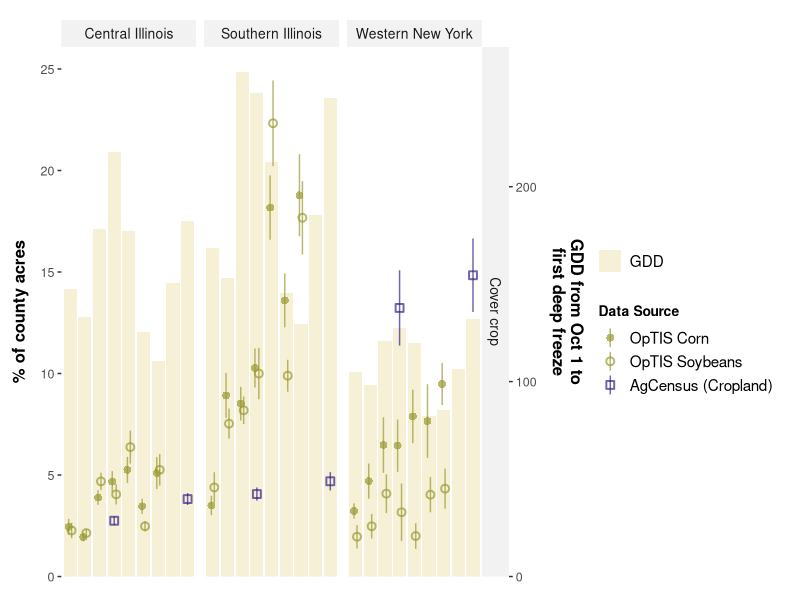
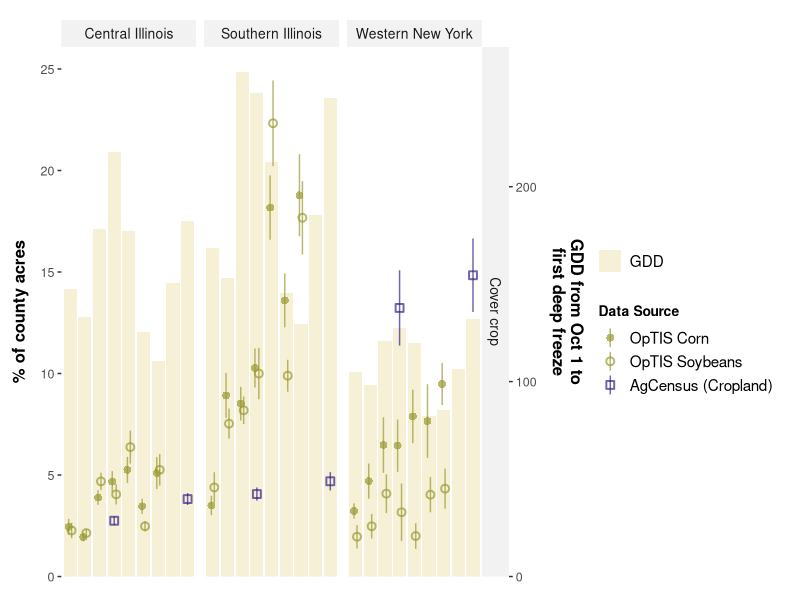
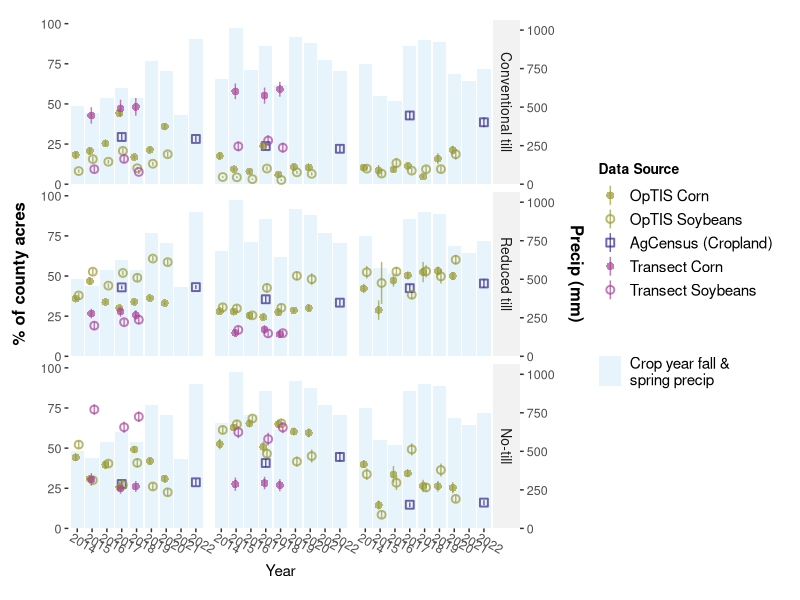
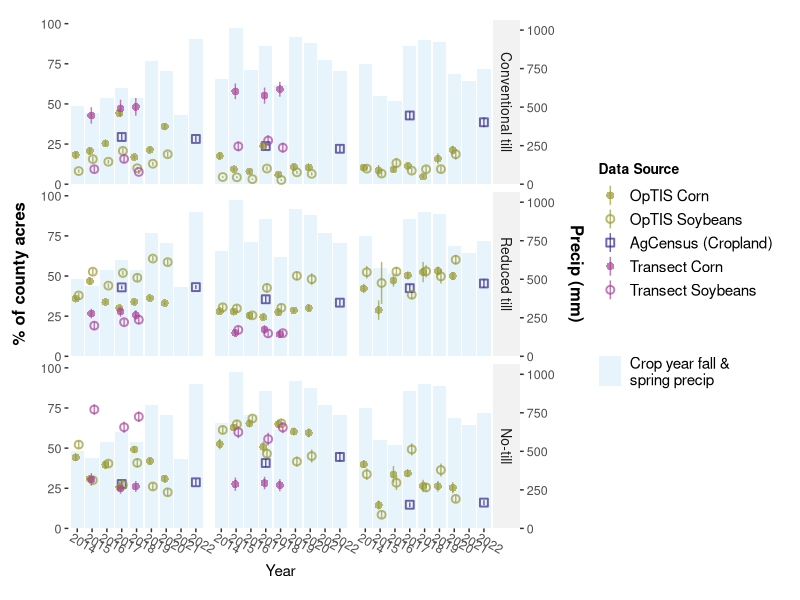

Recreate these plots in R, in order.
# script started 8/22/2024 by Bonnie McGill

# here we pull together optis, us census of agriculture (via carpe), and il tillage transect 
# survey data for these counties
library(ggplot2)
library(tidyverse)
library(maps)
library(sf)
# install.packages("ggnewscale")
# library(ggnewscale)

se <- function(x) sd(x, na.rm=T) / sqrt(length(x))

## Gives count, mean, standard deviation, standard error of the mean, and confidence interval (default 95%).
##   data: a data frame.
##   measurevar: the name of a column that contains the variable to be summariezed
##   groupvars: a vector containing names of columns that contain grouping variables
##   na.rm: a boolean that indicates whether to ignore NA's
##   conf.interval: the percent range of the confidence interval (default is 95%)
summarySE <- function(data=NULL, measurevar, groupvars=NULL, na.rm=FALSE,
                      conf.interval=.95, .drop=TRUE) {
  library(plyr)
  
  # New version of length which can handle NA's: if na.rm==T, don't count them
  length2 <- function (x, na.rm=FALSE) {
    if (na.rm) sum(!is.na(x))
    else       length(x)
  }
  
  # This does the summary. For each group's data frame, return a vector with
  # N, mean, and sd
  datac <- ddply(data, groupvars, .drop=.drop,
                 .fun = function(xx, col) {
                   c(N    = length2(xx[[col]], na.rm=na.rm),
                     mean = mean   (xx[[col]], na.rm=na.rm),
                     sd   = sd     (xx[[col]], na.rm=na.rm)
                   )
                 },
                 measurevar
  )
  
  # Rename the "mean" column    
  datac <- rename(datac, c("mean" = measurevar))
  
  datac$se <- datac$sd / sqrt(datac$N)  # Calculate standard error of the mean
  
  # Confidence interval multiplier for standard error
  # Calculate t-statistic for confidence interval: 
  # e.g., if conf.interval is .95, use .975 (above/below), and use df=N-1
  ciMult <- qt(conf.interval/2 + .5, datac$N-1)
  datac$ci <- datac$se * ciMult
  
  return(datac)
}


### to do
# change clm data for central and southern IL


### load and prep optis data
# prepped from other scripts in this repo
optny <- read.csv("data/optis/datny_cleanlong.csv")
optny$state <- rep("New York", nrow(optny))
optny <- optny[,c(7, 1:3,5,6)]

optil <- read.csv("data/optis/datil_cleanlong.csv")
optil <- optil[,c(1,2,4,5,8,9)]
optil$state <- rep("Illinois", nrow(optil))

opt <- bind_rows(optny, optil)
rm(optil, optny)
opt$source <- rep("OpTIS", nrow(opt))
opt$year <- opt$year -1   # to (somewhat) align optis crop year with ag census calendar year
# unique(opt$crop_name)  #  "Soybeans" "Corn" 


### load and prep census data
# came from spreadsheet in /CLM-19 FFAR GHG - General / Results / carpe adoption data
cens <- read.csv("data/optis/CaRPE CC_NT_RT 2017_2022_NY and IL all counties.csv")
# note CaRPE refers to conventional tillage as intensive tillage, changing it to CT here:
colnames(cens) <- c("year", "state", "county", "perc_cc", "perc_nt", "perc_rt", "perc_ct")
cens$source <- rep("AgCensus", nrow(cens))
cens <- pivot_longer(cens, cols=c(perc_cc, perc_nt, perc_rt, perc_ct), names_to="variable", values_to="value")
# Census data are for all cropland, not by crop like the other data sources
cens$crop_name <- rep("Cropland", nrow(cens))

# fix county names to match optis
cens$county <- ifelse(cens$county == "Du Page", "DuPage",
                      ifelse(cens$county == "De Kalb", "DeKalb",
                             ifelse(cens$county == "De Witt", "DeWitt",
                                    ifelse(cens$county == "La Salle", "LaSalle",
                                           ifelse(cens$county == "Mcdonough", "McDonough",
                                                  ifelse(cens$county == "Mchenry", "McHenry",
                                                         ifelse(cens$county =="Mclean", "McLean",
                                                                ifelse(cens$county == "St Clair", "St. Clair", cens$county))))))))

# tillage transect data
till <- read.csv("data/optis/Illinois tillage transect survey data 2015-2018_all counties.csv")
# came from spreadsheet in /CLM-19 FFAR GHG - General / Results / IL tillage transect data
# as.data.frame(names(till))
till <- filter(till, !County=="Total")
# note the "%" symbol doesn't come through into R but these aren't acres these are %s:
till <- till[,c(1,2,4,9,12,15,18)]
colnames(till) <- c("year", "crop_name", "county", "perc_nt", "perc_mt", "perc_rt", "perc_ct")
till$source <- rep("Transect", nrow(till))
till$state <- rep("Illinois", nrow(till))
till$perc_nt <- as.numeric(till$perc_nt)
till$perc_mt <- as.numeric(till$perc_mt)
till$perc_rt <- as.numeric(till$perc_rt)
till$perc_ct <- as.numeric(till$perc_ct)
# according to the definitions of residue cover, fields categorized as "mulch till" in 
# transect data would correspond to "no till" in OpTIS data
# sum no till and mulch till for new "no till"
till$perc_nt <- till$perc_nt + till$perc_mt
# remove mulch till
till$perc_mt <- NULL
till <- pivot_longer(till, cols=c(perc_nt, perc_rt, perc_ct), names_to="variable", values_to="value")
till$crop_name <- ifelse(till$crop_name=="corn", "Corn", "Soybeans")

till$county <- ifelse(till$county=="JoDaviess", "Jo Daviess",
                      ifelse(till$county== "St Clair", "St. Clair",
                             ifelse(till$county== "StClair", "St. Clair",
                                    ifelse(till$county=="RockIsland", "Rock Island", till$county))))

###  combine

dat <- full_join(cens, opt) 
dat <- full_join(dat, till)

rm(cens,opt,till)

dat$costate <- paste0(dat$county, " County, ", dat$state)

# assign region groups
dat$region <- ifelse(dat$state == "New York" & dat$county %in% c("Niagara", "Orleans", "Monroe", "Wayne",
                                                                 "Erie", "Genesee", "Wyoming", "Livingston", "Ontario", "Yates", "Seneca",
                                                                 "Chautauqua", "Cattaraugus", "Allegany", "Steuben", "Schuyler", "Chemung"),
                     "Western NY", 
                     ifelse(dat$state=="Illinois" & dat$county %in% c("Henderson", "Warren", "Knox", "Stark", "Marshall", "Woodford", "Livingston", "Ford", "Iroquois",
                                                                      "Hancock", "McDonough", "Fulton", "Peoria", "Tazewell", "McLean",
                                                                      "Adams", "Schuyler", "Brown", "Cass", "Mason", "Menard", "Logan", "DeWitt", "Piatt", "Champaign", "Vermilion",
                                                                      "Pike", "Scott", "Morgan", "Sangamon", "Macon", 
                                                                      "Calhoun", "Greene", "Jersey", "Macoupin", "Montgomery", "Christian", "Shelby", "Moultrie", "Douglas", "Coles", "Cumberland", "Edgar", "Clark"),
                            "Central IL",
                     ifelse(dat$state=="Illinois" & dat$county %in% c("Madison", "Bond", "Fayette", "Effingham", "Jasper", "Crawford", 
                                                                      "St. Clair", "Clinton", "Marion", "Clay", "Richland", "Lawrence",
                                                                      "Monroe", "Washington", "Jefferson", "Wayne", "Edwards", "Wabash",
                                                                      "Randolph", "Perry", "Franklin", "Hamilton", "White", 
                                                                      "Jackson", "Williamson", "Saline", "Gallatin",
                                                                      "Union", "Johnson", "Pope", "Hardin",
                                                                      "Alexander", "Pulaski", "Massac"),
                            "Southern IL", "X")))

dat <- dat[dat$region != "X",]

# bring in climate data from Alison Thiem
clm <- read.csv("data/optis/OpTIS_weather_v3/ThreeCountyWeatherOverviewV3.csv")
clm <- clm[,1:13]
# From Alison: I’m attaching a folder containing the daily data for each of the 
# three highlighted lat/lon locations for 2014-2015, 2015-2016, 2016-2017, 2017-2018, 2018-2019, 
# 2019-2020, 2020-2021, 2021-2022. Each of these has the average temperature (AirTC_Avg, C), 
# minimum temperature (TMIN_C, C), maximum temperature (TMAX_C, C), growing degree days 
# (GDD_4, base temperature 4C), cumulative growing degree days since October 1 (cum_GDD_4_1001), 
# frost degree days (FDD_4, base temperature 4C), cumulative frost degree days since 
# October 1 (cum_FDD_4_1001), below zero days (FDD_Y_N), cumulative days below zero 
# (cum_days_below_0C), precipitation (PRCP, mm), and cumulative precipitation since 
# October 1 (cum_Precip_mm_1001, mm). 

# There is also a summary table which lists the county, year,   ########### LOADING IN THE SUMMARY TABLE HERE
# first day of a big freezing event (at least 3-day stretch of average temperatures below zero), ,
# Cumulative_GDD_1001.First.Big.Freeze is the GDD between Oct 1 and the first big 3 day freeze event
# cumulative growing degree days between October 1 and May 1 (4C), 
# cumulative frostdegree days between October 1 and May 1 (4C), 
# cumulative precipitation between October 1 and May 1 (mm),
# cum precip 10/1-11/30
# cum precip 3/1-4/30
# cum precip 10/1-11/1
# cum precip 3/1-4/1
# minimum daily average temperature (C), and the date of that minimum 
# average daily temperature.\

# The 3 locations are 
# Wyoming County, NY 42.7, -78.2  (western New York)
# Livingston County, IL 40.9, -88.5 (central IL)
# Macoupin County, IL 39.3, -89.9 (southern IL)

clm$region <- ifelse(clm$County=="Wyoming, NY", "Western NY",
                     ifelse(clm$County=="Livingston, IL", "Central IL", "Southern IL"))

clm$year <- as.numeric(str_sub(clm$Year, 6,10))



# add the fall and spring precip from same crop year but different calendar years
clm$cum_precip_mm_1001.1130.0301.0430 <-  clm$Cumulative_precip_mm_1001.1130 + clm$Cumulative_precip_mm_0301.0430



# to plot a secondary y-axis in ggplot, we have to scale the second variable to the first one.
# for cover crops we will be adding GDD data, what is the max?
gddmax <- max(clm$Cumulative_GDD_1001.First.Big.Freeze)
# for tillage we will be adding precip data, what is the max precip?
precipmax <- max(na.omit(clm$cum_precip_mm_1001.1130.0301.0430))
# for cover crop adoption data what is the max?
maxtest <- dat %>% dplyr::group_by(variable) %>%
  dplyr::summarize(max=max(na.omit(value)))

scale_cc <- gddmax/ (maxtest %>% dplyr::filter(variable=="perc_cc") %>% pull)
scale_nt <- precipmax/ (maxtest %>% dplyr::filter(variable=="perc_nt") %>% pull)
scale_rt <- precipmax/ (maxtest %>% dplyr::filter(variable=="perc_rt") %>% pull)
scale_ct <- precipmax/ (maxtest %>% dplyr::filter(variable=="perc_ct") %>% pull)

# The tillage scales are very similar so let's get the mean and use that for those 3
scale_till <- mean(c(scale_nt, scale_rt, scale_ct))


# scale clm data by adoption data
# plotted the cc data and the max on the y-axis is 25 so using that instead:
clm$cum_gdd_scaled <- clm$Cumulative_GDD_1001.First.Big.Freeze/25
clm$cum_precip_tillscaled <- clm$cum_precip_mm_1001.1130.0301.0430/scale_till


# clm needs to have "variable" to facet like in the plot below
clmcc <- clm %>% select(year, region, cum_gdd_scaled) 
clmcc$variable <- rep("perc_cc", nrow(clmcc))
colnames(clmcc)[3] <- "clm.dat"
clmnt <- clm %>% select(year, region, cum_precip_tillscaled) 
clmnt$variable <- rep("perc_nt", nrow(clmnt))
colnames(clmnt)[3] <- "clm.dat"
clmrt <- clm %>% select(year, region, cum_precip_tillscaled) 
clmrt$variable <- rep("perc_rt", nrow(clmrt))
colnames(clmrt)[3] <- "clm.dat"
clmct <- clm %>% select(year, region, cum_precip_tillscaled) 
clmct$variable <- rep("perc_ct", nrow(clmct))
colnames(clmct)[3] <- "clm.dat"

clm2 <- bind_rows(clmcc, clmnt, clmrt, clmct)
rm(clmcc, clmnt, clmrt, clmct, maxtest, scale_nt, scale_rt, scale_ct)


# separate tillage and cc data - will have different y-axis ranges and background bar chart data
# make tillage dataset
dat.till <- dat[dat$variable != 'perc_cc',]
dat.till$variable <- factor(dat.till$variable, levels=c('perc_ct', 'perc_rt', 'perc_nt'))
levels(dat.till$variable) <- c('Conventional till', 'Reduced till', 'No-till')
# make CC dataset 
dat.cc <- dat[dat$variable == 'perc_cc',]


# COVER CROPS PLOT

windows(xpinch=200, ypinch=200, width=5, height=5)

# to plot these with different secondary axes I need to plot CC and tillage separately
# Rather than as facets, then plot them together using plot_layout()

dat.cc$year.cat <- as.factor(dat.cc$year)
clm2$year.cat <- as.factor(clm2$year)
dat.cc$crop_source <- paste0(dat.cc$crop_name, "_", dat.cc$source)
ccsum <- summarySE(dat.cc, measurevar="value", groupvars=c("year.cat", "source", "crop_name", "region", "crop_source"))


ggplot() +
  #GDD bars in background
  geom_bar(data=clm2[clm2$variable=="perc_cc" & clm2$year <2023,], 
           aes(x=year.cat, y=clm.dat, fill=variable), 
           stat="identity", width=0.9, alpha=0.3) +
  scale_fill_manual(breaks = "perc_cc",
                     labels = "GDD",
                     values="#DDCC77",
                     name = "") +
  # add points
  geom_pointrange(data= ccsum, aes(x=year.cat, y=value, ymin= value-se, ymax=value+se, color=crop_source, shape=crop_source), 
             size=0.5, alpha=0.7, stroke=1,
             position=position_dodge(width=0.4)) +

  scale_color_manual(breaks = c("Corn_OpTIS", "Soybeans_OpTIS", "Cropland_AgCensus"),
                     labels = c("OpTIS Corn", "OpTIS Soybeans", "AgCensus (Cropland)"),
                     values=c( "#999933", "#999933", "#332288"),
                     name = "Data Source") +
  scale_shape_manual(breaks = c("Corn_OpTIS", "Soybeans_OpTIS", "Cropland_AgCensus"),
                     labels = c("OpTIS Corn", "OpTIS Soybeans", "AgCensus (Cropland)"),
                     values = c(16, 1, 0),
                     name="Data Source") +
  # plot settings/appearance
  facet_grid(rows=vars(factor(variable,levels=c( "perc_cc"))), 
             cols=vars(factor(region)), 
             labeller = as_labeller(
               c("perc_cc" = "Cover crop",
                 "Central IL" = "Central Illinois",
                 "Southern IL" = "Southern Illinois",
                 "Western NY" = "Western New York"))) +
  scale_y_continuous(sec.axis = sec_axis(~.*scale_cc, name="GDD from Oct 1 to\nfirst deep freeze"), 
                     name="% of county acres",
                     expand=expansion(mult=c(0,0.05))) +
  scale_x_discrete(name="Year") + # , 
  theme(
    panel.grid.minor=element_blank(), 
    panel.grid.major=element_blank() ,
    axis.text.y=element_text(size=9),
    axis.text.x=element_blank(),
    # axis.text.x=element_text(size=9, angle=-30, hjust=0.3, vjust=0.2),
    axis.title.x=element_blank(),
    axis.ticks.x = element_blank(),
    axis.title.y=element_text(size=12, face="bold", vjust=+3),
    axis.title.y.right=element_text(size=12, face="bold", vjust=+3),  # second y axis
    panel.background = element_rect(fill = 'white') ,
    panel.border=element_blank(), #element_rect(color="grey50", fill=NA, linewidth=0.5),
    strip.text=element_text(size=10),
    strip.background = element_rect(fill="gray95"),
    legend.text=element_text(size=11),
    legend.title=element_text(size=10, face="bold"),
    plot.margin = unit(c(0.5,0.5,0.5,0.5), "cm"),
    legend.key=element_rect(fill="white"),
    legend.key.size = unit(0.6, "cm")
  )	 

ggsave("plots/adoption/perc acres_by year_CC_2013-14_21-22_no x axis.png", width=10, height=2.3, dpi=300)
# ggsave("plots/adoption/perc acres_by year_CC_2013-14_21-22.png", width=10, height=3, dpi=300)




# TILLAGE PLOT

windows(xpinch=200, ypinch=200, width=5, height=5)

dat.till$year.cat <- as.factor(dat.till$year)
clm2$year.cat <- as.factor(clm2$year)
dat.till$crop_source <- paste0(dat.till$crop_name, "_", dat.till$source)
tillsum <- summarySE(dat.till, 
                     measurevar="value", 
                     groupvars=c("year.cat","variable", "source", "crop_name", "region", "crop_source"),
                     na.rm=TRUE)
clm2.till<- clm2[clm2$variable !="perc_cc" & clm2$year <2023,]
clm2.till$variable <- factor(clm2.till$variable, levels=c('perc_ct', 'perc_rt', 'perc_nt'))
levels(clm2.till$variable) <- c('Conventional till', 'Reduced till', 'No-till')


# unique(tillsum$crop_source)  # "Corn_OpTIS"        "Soybeans_OpTIS"    "Corn_Transect"     "Soybeans_Transect" "Cropland_AgCensus"

ggplot() +
  # precip bars in background
  geom_bar(data=clm2.till, 
           aes(x=year.cat, y=clm.dat, fill=variable), 
           stat="identity", width=0.9, alpha=0.2) +
  scale_fill_manual(values=c("No-till"="#88CCEE","Reduced till"= "#88CCEE","Conventional till"="#88CCEE"),
                    breaks = "No-till",  # only show one key in legend
                    labels = "Crop year fall &\nspring precip",
                    name = "") +
  # add points
  geom_pointrange(data= tillsum, aes(x=year.cat, y=value, ymin= value-se, ymax=value+se, color=crop_source, shape=crop_source), 
                  size=0.5, alpha=0.7, stroke=1,
                  position=position_dodge(width=0.4)) +
  scale_color_manual(breaks = c("Corn_OpTIS", "Soybeans_OpTIS", "Cropland_AgCensus", "Corn_Transect", "Soybeans_Transect"),
                     labels = c("OpTIS Corn", "OpTIS Soybeans", "AgCensus (Cropland)", "Transect Corn", "Transect Soybeans"),
                     values=c( "#999933", "#999933", "#332288", "#AA4499", "#AA4499"),
                     name = "Data Source") +
  scale_shape_manual(breaks = c("Corn_OpTIS", "Soybeans_OpTIS", "Cropland_AgCensus", "Corn_Transect", "Soybeans_Transect"),
                     labels = c("OpTIS Corn", "OpTIS Soybeans", "AgCensus (Cropland)", "Transect Corn", "Transect Soybeans"),
                     values = c(16, 1, 0, 16, 1),
                     name="Data Source") +
  # plot settings/appearance
  facet_grid(rows=vars(factor(variable)), 
             cols=vars(factor(region)), 
             labeller = as_labeller(
               c("No-till"="No-till","Reduced till"= "Reduced till", "Conventional till"= "Conventional till",
                 "Central IL" = "Central Illinois","Southern IL" = "Southern Illinois","Western NY" = "Western New York"))) +
  scale_y_continuous(sec.axis = sec_axis(~.*scale_cc, name="Precip (mm)"), 
                     name="% of county acres",
                     expand=expansion(mult=c(0,0.05))) +
  scale_x_discrete(name="Year") + # , 
  theme(
    panel.grid.minor=element_blank(), 
    panel.grid.major=element_blank() ,
    axis.text.y=element_text(size=9),
    axis.text.x=element_text(size=9, angle=-30, hjust=0.3, vjust=0.2),
    axis.title.y=element_text(size=12, face="bold", vjust=+3),
    axis.title.y.right=element_text(size=12, face="bold", vjust=+3),  # second y axis
    panel.background = element_rect(fill = 'white') ,
    panel.border=element_blank(), #element_rect(color="grey50", fill=NA, linewidth=0.5),
    strip.text.x=element_blank(),
    strip.background.x = element_blank(),
    strip.text.y =element_text(size=10),
    strip.background.y = element_rect(fill="gray95"),
    legend.text=element_text(size=11),
    legend.title=element_text(size=10, face="bold"),
    plot.margin = unit(c(0.5,0.5,0.5,0.5), "cm"),
    legend.key=element_rect(fill="white"),
    legend.key.size = unit(0.6, "cm")
  )	 

ggsave("plots/adoption/perc acres_by year_tillage_2013-14_21-22_no region labels.png", width=10, height=6, dpi=300)
